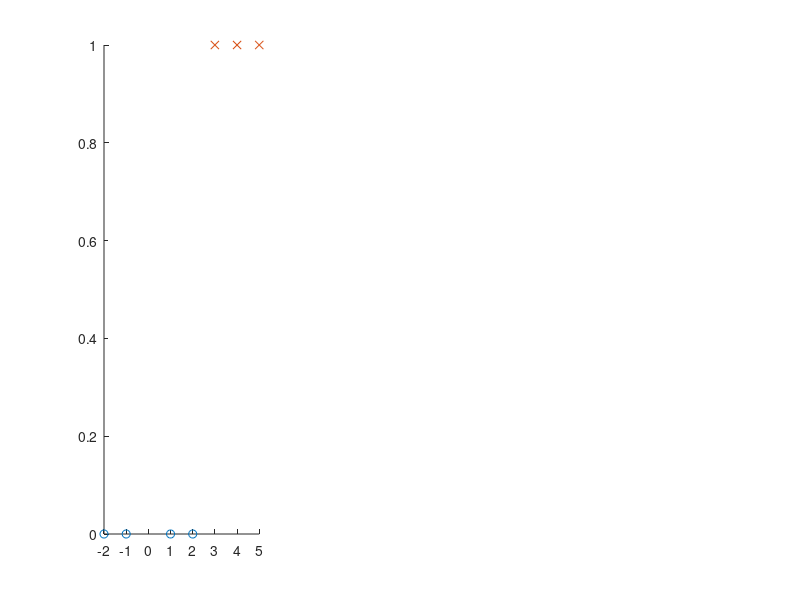

The MATLAB source for this figure: (Note: this script raises an error after producing the figure.)
X = [-2; -1; 1; 2; 3; 4; 5];
Y = [0; 0; 0; 0; 1; 1; 1];

clf;

%logistic regression data plot
idx0 = find(Y == 0);
idx1 = find(Y == 1);
subplot(1,3,1);
hold on;
plot(X(idx0,:), Y(idx0,:), 'o');
plot(X(idx1,:), Y(idx1,:), 'x');

disp('initial theta and cost:');
T = [0.5;0.5]
s = log_reg_cost(X, Y, T)

alpha = 1;
count = 200; %2000;

[T, costs] = logistic_regression(X, Y, T, alpha, count);

subplot(1,3,2);
plot(costs(:,1), costs(:,2));
printf('not regularized cost:\n');
s = log_reg_cost(X, Y, T)
T
% regularized calculation
T = [0.5;0.5];
lambda = 1;
[T, costs] = logistic_regression_regularized(X, Y, T, alpha, lambda, count);

% logistic regression costs plot
subplot(1,3,3);
plot(costs(:,1), costs(:,2));

printf('regularized cost:\n');
s = log_reg_cost(X, Y, T)
T
%disp('final theta and cost');
%T
%s = log_reg_cost(X, Y, T)
